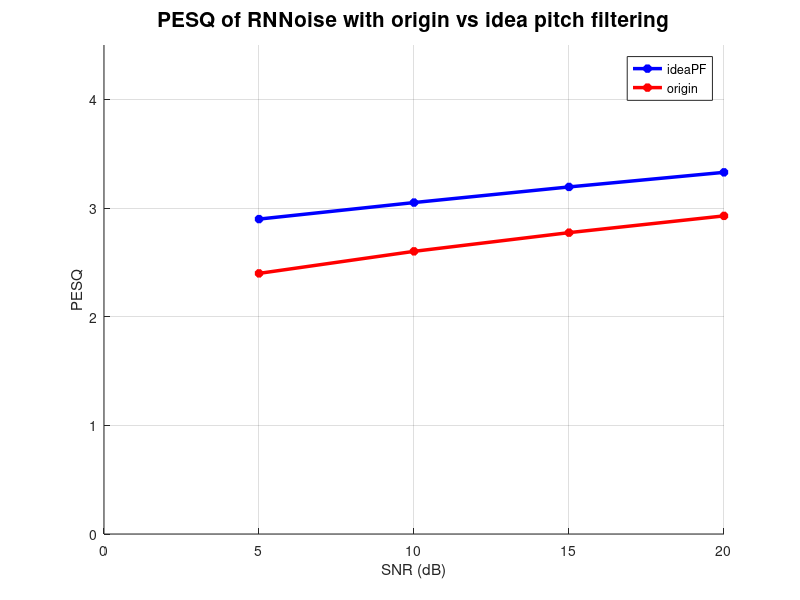

Recreate this plot in MATLAB.
close all;
clc;
load('result.mat')
SNR = [5, 10, 15, 20];

ideaPF = mean(result_ideaPF, 2); 
origin = mean(result_origin, 2);

figure()
hold on;

plot(SNR, ideaPF, '-*b', 'LineWidth', 2.5)
plot(SNR, origin, '-*r', 'LineWidth', 2.5)
title('PESQ of RNNoise with origin vs idea pitch filtering', 'FontSize', 15)
xlabel('SNR (dB)');
grid();
ylabel('PESQ');
ylim([0 4.5]);
legend('ideaPF', 'origin');
disp(['Delta = ' num2str(mean(ideaPF-origin))]);